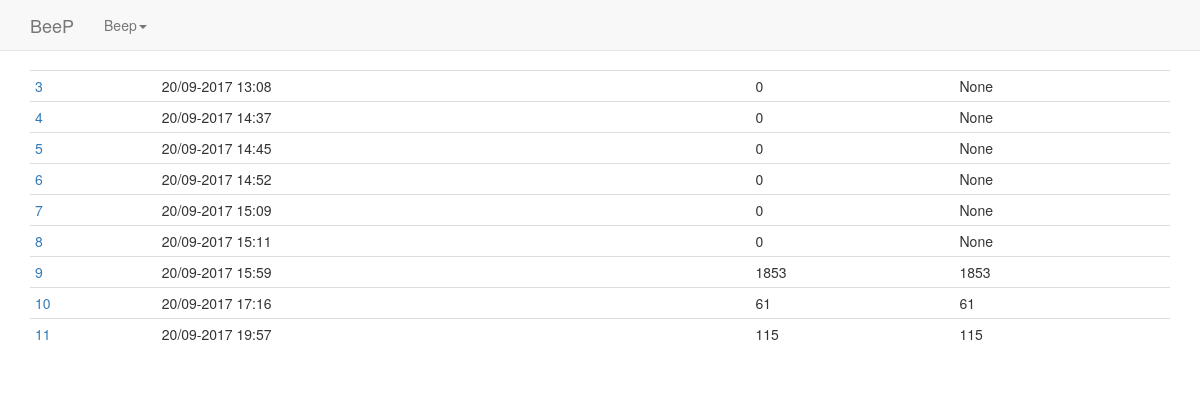
The page /gameround/ on the database as committed earlier.
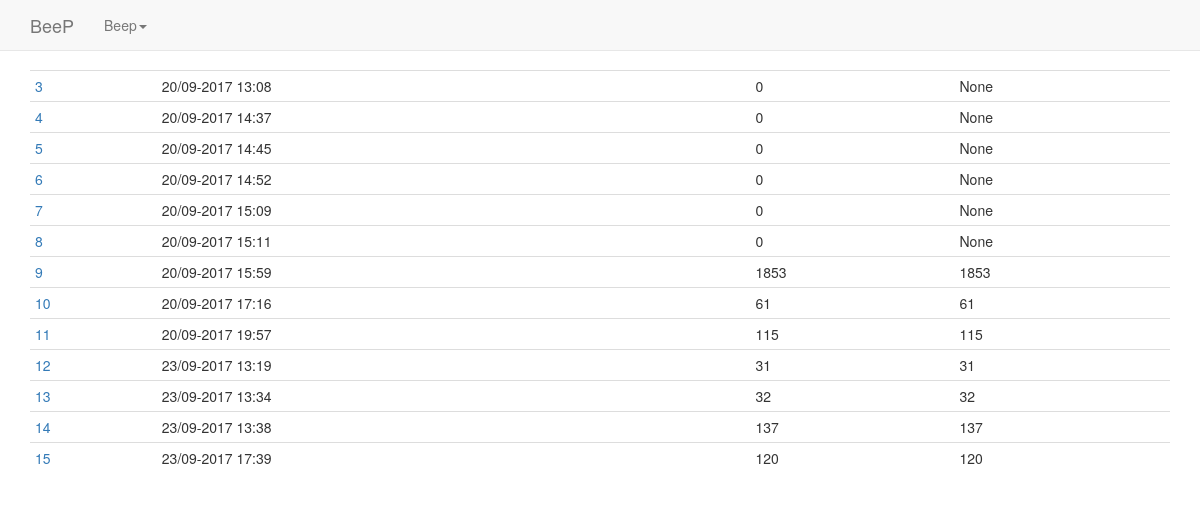
The same page on the database as committed later.
### game/models.py (models this page shows)
class GameRound(models.Model):
    time_created = models.DateTimeField(auto_now_add=True, db_index=True)
    ended = models.BooleanField(default=False)
    points_goal = models.IntegerField(default=10)
    class Meta:
        ordering = ['time_created']

### game/views.py (the view)
# urls.py: url(r'^gameround/$', game.views.GameRoundList.as_view(), name='player_list'),
class GameRoundList(ListView):
    model = GameRound
    template_name = 'gameround_list.html'
    def get_queryset(self):
        return GameRound.objects.annotate(total_points=Sum('scores__points')).annotate(total_scores=Count('scores')).all()

### game/templates/gameround_list.html (shortened to what this page needs)
{% extends "base.html" %}
{% load bootstrap3 %}
{% block content %}
<table class="table table-condensed">
    {% for round in gameround_list %}
        <tr>
            {% url 'gameround_detail' pk=round.pk as gameround_detail_url %}
            <td><a href="{{ gameround_detail_url }}">{{ round.pk }}</a></td>
            <td>{{ round.time_created }}</td>
            <td>{{ round.total_scores }}</td>
            <td>{{ round.total_points }}</td>
        </tr>
    {% endfor %}
</table>
{% endblock content %}

### templates/base.html (shortened to what this page needs)
<!DOCTYPE html>
<html lang="en">
    <head>
        <link rel="stylesheet" href="/static/css/bootstrap.min.css">
        <link rel="stylesheet" href="/static/css/navbar-fixed-top.css">
        <link rel="stylesheet" href="/static/css/font-awesome.min.css">
        <link rel="stylesheet" href="/static/css/font-awesome-animation.min.css">
        <link rel="stylesheet" href="/static/css/beep.css">
    </head>
    <body>
        {% block body %}
            <nav class="navbar navbar-default navbar-fixed-top">
                <div class="container">
                    <div class="navbar-header">
                        <a class="navbar-brand" href="{% url 'frontpage' %}">BeeP</a>
                    </div>
                    <div id="navbar" class="navbar-collapse collapse">
                        {% include "includes/navbar.html" %}
                    </div>
                </div>
            </nav>
            <div class="container">
            {% block content %}
            {% endblock content %}
            {% endblock body %}
            </div>
    </body>
</html>

### templates/includes/navbar.html (shortened to what this page needs)
<ul class="nav navbar-nav">
    <li class="dropdown">
        <a href="#" class="dropdown-toggle" data-toggle="dropdown" role="button" aria-haspopup="true" aria-expanded="false">Beep<span class="caret"></span></a>
    </li>
</ul>

### static/css/navbar-fixed-top.css (style rules this page uses)
body { min-height: 2000px; padding-top: 70px; }

Rows that differ between the two databases and show on the page:
added GameRound: pk "12", time_created "23/09-2017 13:19", total_scores "31", total_points "31"
added GameRound: pk "13", time_created "23/09-2017 13:34", total_scores "32", total_points "32"
added GameRound: pk "14", time_created "23/09-2017 13:38", total_scores "137", total_points "137"
added GameRound: pk "15", time_created "23/09-2017 17:39", total_scores "120", total_points "120"
